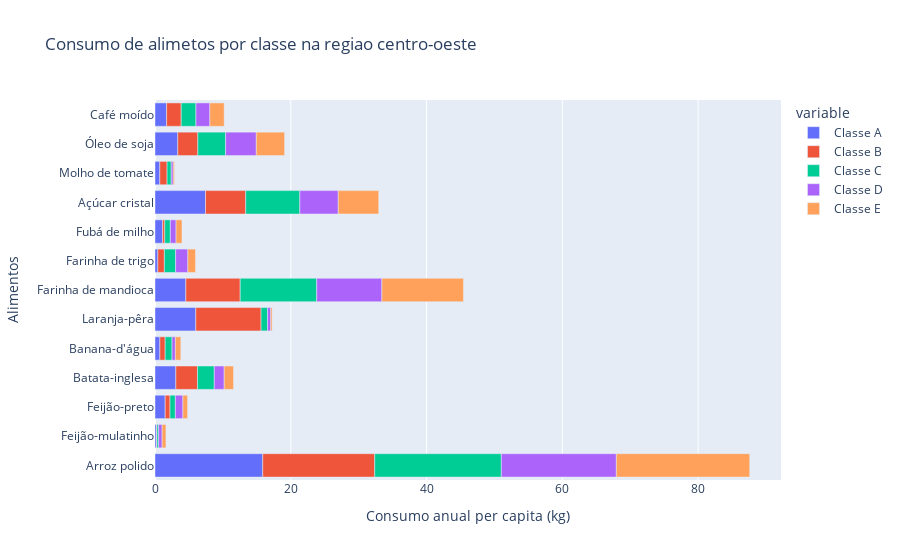

Source (notebook cell):
### Markdown cell above
* Região Centro-Oeste

### Code cell
fig = px.bar(consumo_norte, y = 'Items', x = ['Classe A', 'Classe B', 'Classe C', 'Classe D', 'Classe E'], title = 'Consumo de alimetos por classe na regiao centro-oeste', labels= {'Items': 'Alimentos', 'value': 'Consumo anual per capita (kg)' })
fig.show()

### Figure 1 — Plotly figure (JSON) as saved in the notebook; plotly's stock layout.template omitted (floating-point values rounded to 4 significant figures)
{"data": [{"alignmentgroup": "True", "hovertemplate": "variable=Classe A<br>Consumo anual per capita (kg)=%{x}<br>Alimentos=%{y}<extra></extra>", "legendgroup": "Classe A", "marker": {"color": "#636efa", "pattern": {"shape": ""}}, "name": "Classe A", "offsetgroup": "Classe A", "orientation": "h", "showlegend": true, "textposition": "auto", "type": "bar", "x": [15.87, 0.23, 1.5, 3.07, 0.72, 6.01, 4.54, 0.42, 1.12, 7.44, 0.71, 3.36, 1.71], "xaxis": "x", "y": [" Arroz polido", "Feijão-mulatinho", "Feijão-preto", "Batata-inglesa", "Banana-d'água", "Laranja-pêra", "Farinha de mandioca", "Farinha de trigo", "Fubá de milho", "Açúcar cristal", "Molho de tomate", "Óleo de soja", "Café moído"], "yaxis": "y"}, {"alignmentgroup": "True", "hovertemplate": "variable=Classe B<br>Consumo anual per capita (kg)=%{x}<br>Alimentos=%{y}<extra></extra>", "legendgroup": "Classe B", "marker": {"color": "#EF553B", "pattern": {"shape": ""}}, "name": "Classe B", "offsetgroup": "Classe B", "orientation": "h", "showlegend": true, "textposition": "auto", "type": "bar", "x": [16.49, 0.06, 0.71, 3.2, 0.78, 9.61, 8.01, 0.96, 0.32, 5.92, 1.07, 2.95, 2.15], "xaxis": "x", "y": [" Arroz polido", "Feijão-mulatinho", "Feijão-preto", "Batata-inglesa", "Banana-d'água", "Laranja-pêra", "Farinha de mandioca", "Farinha de trigo", "Fubá de milho", "Açúcar cristal", "Molho de tomate", "Óleo de soja", "Café moído"], "yaxis": "y"}, {"alignmentgroup": "True", "hovertemplate": "variable=Classe C<br>Consumo anual per capita (kg)=%{x}<br>Alimentos=%{y}<extra></extra>", "legendgroup": "Classe C", "marker": {"color": "#00cc96", "pattern": {"shape": ""}}, "name": "Classe C", "offsetgroup": "Classe C", "orientation": "h", "showlegend": true, "textposition": "auto", "type": "bar", "x": [18.65, 0.24, 0.79, 2.46, 1.01, 0.96, 11.27, 1.66, 0.82, 7.97, 0.61, 4.09, 2.17], "xaxis": "x", "y": [" Arroz polido", "Feijão-mulatinho", "Feijão-preto", "Batata-inglesa", "Banana-d'água", "Laranja-pêra", "Farinha de mandioca", "Farinha de trigo", "Fubá de milho", "Açúcar cristal", "Molho de tomate", "Óleo de soja", "Café moído"], "yaxis": "y"}, {"alignmentgroup": "True", "hovertemplate": "variable=Classe D<br>Consumo anual per capita (kg)=%{x}<br>Alimentos=%{y}<extra></extra>", "legendgroup": "Classe D", "marker": {"color": "#ab63fa", "pattern": {"shape": ""}}, "name": "Classe D", "offsetgroup": "Classe D", "orientation": "h", "showlegend": true, "textposition": "auto", "type": "bar", "x": [16.94, 0.52, 1.11, 1.46, 0.49, 0.47, 9.6, 1.8, 0.84, 5.66, 0.29, 4.52, 2.05], "xaxis": "x", "y": [" Arroz polido", "Feijão-mulatinho", "Feijão-preto", "Batata-inglesa", "Banana-d'água", "Laranja-pêra", "Farinha de mandioca", "Farinha de trigo", "Fubá de milho", "Açúcar cristal", "Molho de tomate", "Óleo de soja", "Café moído"], "yaxis": "y"}, {"alignmentgroup": "True", "hovertemplate": "variable=Classe E<br>Consumo anual per capita (kg)=%{x}<br>Alimentos=%{y}<extra></extra>", "legendgroup": "Classe E", "marker": {"color": "#FFA15A", "pattern": {"shape": ""}}, "name": "Classe E", "offsetgroup": "Classe E", "orientation": "h", "showlegend": true, "textposition": "auto", "type": "bar", "x": [19.64, 0.56, 0.69, 1.37, 0.8, 0.2, 12.01, 1.13, 0.88, 5.96, 0.18, 4.17, 2.11], "xaxis": "x", "y": [" Arroz polido", "Feijão-mulatinho", "Feijão-preto", "Batata-inglesa", "Banana-d'água", "Laranja-pêra", "Farinha de mandioca", "Farinha de trigo", "Fubá de milho", "Açúcar cristal", "Molho de tomate", "Óleo de soja", "Café moído"], "yaxis": "y"}], "layout": {"barmode": "relative", "legend": {"title": {"text": "variable"}, "tracegroupgap": 0}, "title": {"text": "Consumo de alimetos por classe na regiao centro-oeste"}, "xaxis": {"anchor": "y", "domain": [0, 1], "title": {"text": "Consumo anual per capita (kg)"}}, "yaxis": {"anchor": "x", "domain": [0, 1], "title": {"text": "Alimentos"}}}}
